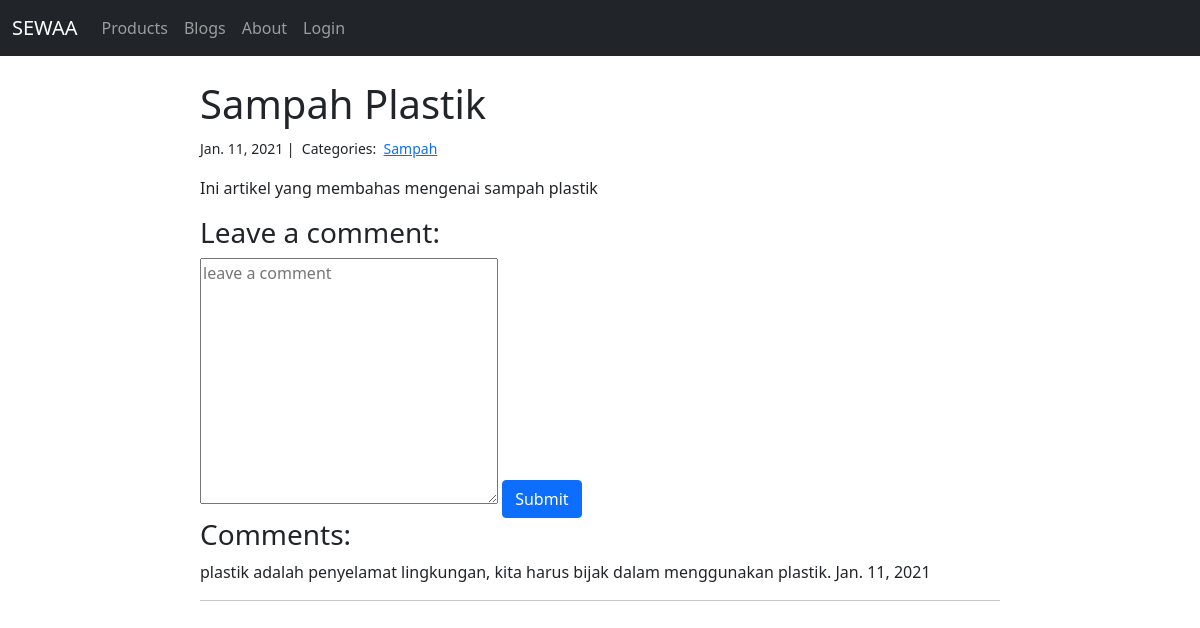
Page /blog/1/ on the committed database.
### blog/models.py (models this page shows, shortened)
class Blog(models.Model):
    title = models.CharField(max_length=200)
    text = models.TextField()
    created_on = models.DateTimeField(auto_now_add=True)
    last_modified = models.DateTimeField(auto_now=True)
    category = models.ManyToManyField('Category', related_name='posts')
    author = models.ForeignKey(User, null=True, blank=True, on_delete=models.CASCADE)

class Category(models.Model):
    name = models.CharField(max_length=50)

class Comment(models.Model):
    text = models.TextField(max_length=200)
    created_on = models.DateTimeField(auto_now_add=True)
    blog = models.ForeignKey(Blog, on_delete=models.CASCADE)

### blog/views.py (the view)
# urls.py: path('<int:id>/', views.blog_detail, name='blog_detail'),
def blog_detail(request, id):
    blog = Blog.objects.get(pk=id)
    categories = blog.category.all()
    comments = blog.comment_set.all()
    return render(request, 'blog/blog_detail.html', {
        'blog' : blog,
        'categories' : categories,
        'comments' : comments,
    })

### blog/templates/blog/blog_detail.html (shortened to what this page needs)
{% extends "base.html" %}
{% block body %}
<div class="col-md-8 offset-md-2">
    <h1>{{ blog.title }}</h1>
    <small>
        {{ blog.created_on.date }} |&nbsp;
        Categories:&nbsp;
        {% for category in categories %}
            <a href="{% url 'blog:blog_category' category=category.name %}">{{ category.name }}</a>
        {% endfor %}
    </small>
    <p>{{ blog.text | linebreaks }}</p>
    <h3>Leave a comment:</h3>
    <form action="{% url 'blog:comment' blog.id %}" method="post">
        <textarea placeholder="leave a comment" name="comment" id="comment" cols="30" rows="10"></textarea>
        <button type="submit" class="btn btn-primary">Submit</button>
    </form>
    <h3>Comments:</h3>
    {% for comment in comments %}
    <p>
        {{ comment.text }} {{comment.created_on.date }}
    </p>
    <hr>
    {% endfor %}
</div>
{% endblock %}

### rows in the picture
Blog: title "Sampah Plastik", created_on "Jan. 11, 2021", text "Ini artikel yang membahas mengenai sampah plastik"
Category: name "Sampah"
Comment: text "plastik adalah penyelamat lingkungan, kita harus bijak dalam menggunakan plastik.", created_on "Jan. 11, 2021"
